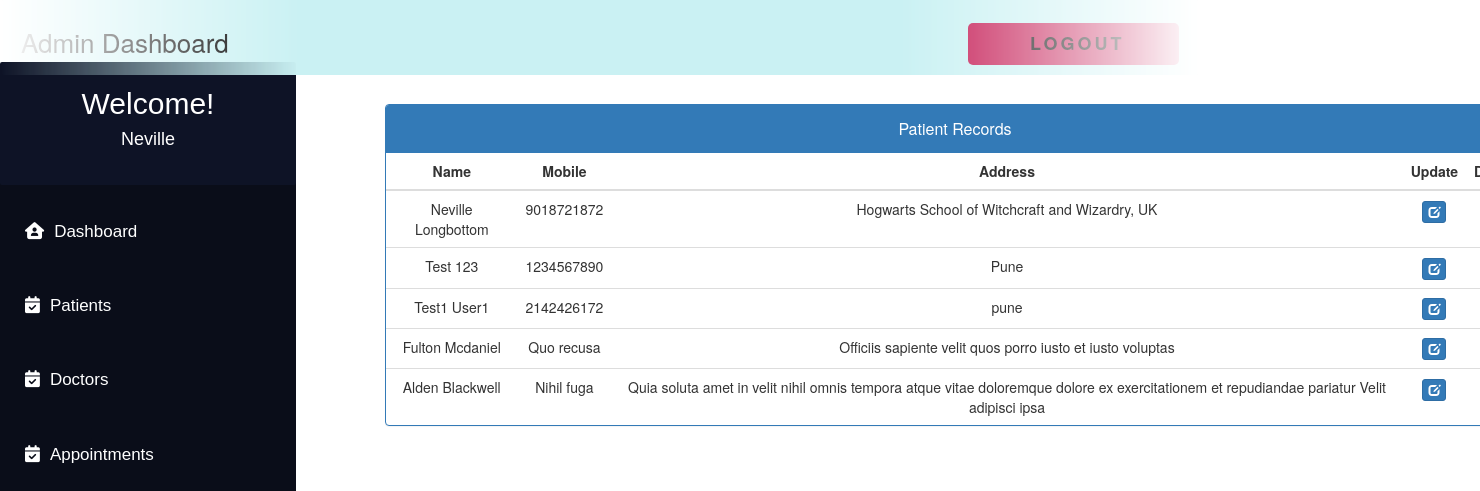
The page /admin_patient_record/ (signed in) on the database its author committed.
### MyApp/models.py (models this page shows, shortened)
class Patient(models.Model):
    user = models.OneToOneField(User, on_delete=models.CASCADE)
    Patient_First_Name = models.CharField(max_length=50, default="")
    Patient_Last_Name = models.CharField(max_length=50, default="")
    gender = models.CharField(max_length=10, choices=GENDER)
    contact = models.CharField(max_length=10)
    address = models.CharField(max_length=350)
    symptoms = models.CharField(max_length=500, default="")
    status = models.BooleanField(default=False)
    admitDate = models.DateField(auto_now=True)
    assignedDoctorId = models.PositiveIntegerField(null=True)

### MyApp/views.py (the view)
# urls.py: path('admin_patient_record/', views.admin_patient_record,
@login_required(login_url='adminlogin')
def admin_patient_record(request):
    patients = Patient.objects.all().filter(status=True)
    return render(request, 'MyApp/admin_patient_record.html', {'patients': patients})

### templates/MyApp/admin_patient_record.html (shortened to what this page needs)
<!DOCTYPE html>
<html lang="en">
<head>
    <link href="//netdna.bootstrapcdn.com/bootstrap/3.0.0/css/bootstrap.min.css" rel="stylesheet" id="bootstrap-css">
</head>
<body>
    {% include 'MyApp/admin_base.html' %}
    <div class="container" style="margin-left:25%; margin-right:8%; margin-top:7%;">
        <div class="panel panel-primary">
            <div class="panel-heading">
            <h6 class="panel-title" style="text-align:center; padding: 5px 0px;">Patient Records</h6>
            </div>
            <table class="table table-hover" id="dev-table">
            <thead>
                <tr>
                <th style="text-align:center;">Name</th>
                <th style="text-align:center;">Mobile</th>
                <th style="text-align:center;">Address</th>
                <th style="text-align:center;">Update</th>
                <th style="text-align:center;">Delete</th>
                </tr>
            </thead>
            {% for p in patients %}
            <tr>
                <td style="text-align:center;"> {{p.Patient_First_Name}} {{p.Patient_Last_Name}} </td>
                <td style="text-align:center;">{{p.contact}}</td>
                <td style="text-align:center;">{{p.address}}</td>
                <td style="text-align:center;"><a class="btn btn-primary btn-xs" href="{% url 'MyApp:update_patient' p.id%}"><span class="glyphicon glyphicon-edit"></span></a></td>
                <td style="text-align:center;"><a class="btn btn-danger btn-xs" href="{% url 'MyApp:delete_patient' p.id %}"></a></td>
            </tr>
            {% endfor %}
            </table>
        </div>
    </div>
</body>
</html>

### templates/MyApp/admin_base.html (shortened to what this page needs)
<!DOCTYPE html>
<html lang="en">
<head>
</head>
<body>
    <div class="navbar">
        <a>Admin Dashboard</a>
        <button>
            <span class="label"><a href="{% url 'MyApp:logout' %}" class="logoutbtn"
                    style="font-size:18px; text-align: center;">Logout</a></span>
        </button>
    </div>
    <div class="sidebar">
        <div class="userprofile">
            <h2 style="color:white; font-family:sans-serif; padding-top:25px; text-align:center; margin:0px;">Welcome!
            </h2>
            <h4 style="color:white; font-family:sans-serif; text-align:center; padding-bottom:35px;">
                {{request.user.username}}</h4>
        </div>
        <a href="{% url 'MyApp:admin_dashboard' %}"><i class="fa-solid fa-house-user"></i>Dashboard</a>
        <a href="{% url 'MyApp:admin_patient' %}"><i class="fa-solid fa-calendar-check"></i>Patients</a>
        <a href="{% url 'MyApp:admin_doctor' %}"><i class="fa-solid fa-calendar-check"></i>Doctors</a>
        <a href="{% url 'MyApp:admin_appointment' %}"><i class="fa-solid fa-calendar-check"></i>Appointments</a>
    </div>
</body>
</html>

### templates/MyApp/admin_base.html (style rules this page uses)
body { background-color: rgb(255, 255, 255); padding: 0px; margin-top: 0px; margin-left: 0px; margin-right: 0px; margin-bottom: 0px; }
.navbar { overflow: hidden; height: 75px; width: 100%; padding-top: 22px; z-index: 1; top: 0; position: fixed; display: block; max-width: 1200px; mask-image: linear-gradient(90deg, rgba(255, 255, 255, 0) 0%, #ffffff 25%, #ffffff 75%, rgba(255, 255, 255, 0) 100%); margin: 0 auto; background-color: #caf1f3; }
.navbar a { float: left; display: block; font-size: 26px; color: black; text-align: center; padding-left: 20px; text-decoration: none; }
.sidebar .userprofile { background-color: #0e1326; border-radius: 2px !important; margin-top: -5px; }
.sidebar { padding-top: 0px; border-radius: 15px !important; width: 20%; align-items: center; height: 100%; background-color: #0a0d19; font-family: sans-serif; font-size: 17px; font-weight: normal; position: fixed; top: 67px; left: 0; bottom: 0; }
.sidebar i { padding-right: 10px; }
.sidebar a { display: block; color: white; padding: 25px; text-decoration: none; }
button { float: right; position: relative; font-size: 14px; letter-spacing: 3px; height: 3em; padding: 0 3em; border: none; background-color: #c41b54; color: #fff; text-transform: uppercase; overflow: hidden; border-radius: 5px; margin-right: 20px; }
button::before { content: ''; display: block; position: absolute; z-index: 0; bottom: 0; left: 0; height: 0px; width: 100%; background: rgb(196, 27, 84); background: linear-gradient(90deg, rgba(196, 27, 84, 1) 20%, rgba(124, 7, 46, 1) 100%); transition: 0.2s; }
button .label { position: relative; }

### rows shown on the page
Patient: Patient_First_Name "Neville", Patient_Last_Name "Longbottom", contact "9018721872", address "Hogwarts School of Witchcraft and Wizardry, UK"
Patient: Patient_First_Name "Test", Patient_Last_Name "123", contact "1234567890", address "Pune"
Patient: Patient_First_Name "Test1", Patient_Last_Name "User1", contact "2142426172", address "pune"
Patient: Patient_First_Name "Fulton", Patient_Last_Name "Mcdaniel", contact "Quo recusa", address "Officiis sapiente velit quos porro iusto et iusto voluptas"
Patient: Patient_First_Name "Alden", Patient_Last_Name "Blackwell", contact "Nihil fuga", address "Quia soluta amet in velit nihil omnis tempora atque vitae doloremque dolore ex exercitationem et repudiandae pariatur Velit adipisci ipsa"

### other values the page prints
{{ request.user.username }} "Neville"
